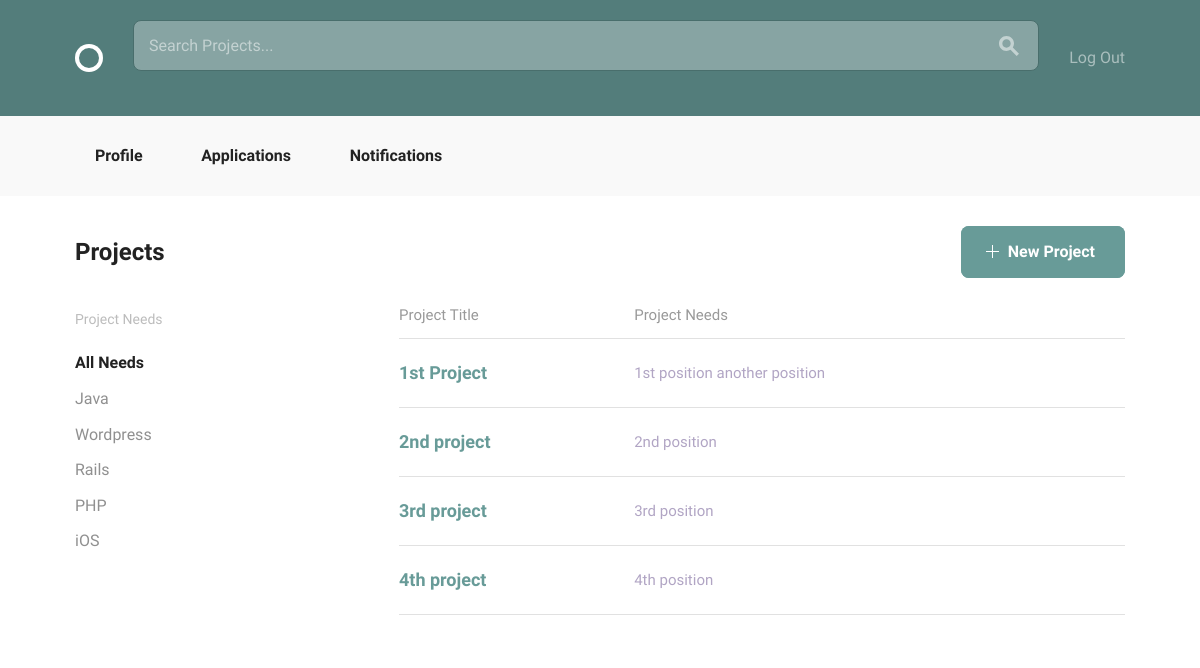
Screenshot of / (signed in) with the database file from the repository.
### projects/models.py (models this page shows, shortened)
class Position(models.Model):
    ANDROID = "Android"
    DESIGN = "Design"
    JAVA = "Java"
    PHP = "PHP"
    PYTHON = "Python"
    RAILS = "Rails"
    WORDPRESS = "Wordpress"
    iOS = "iOS"
    SKILLES_CHOICES = (
        (ANDROID, "Android Developer"),
        (DESIGN, "Designer"),
        (JAVA, "Java Developer"),
        (PHP, "PHP Developer"),
        (PYTHON, "Python Developer"),
        (RAILS, "Rails Developer"),
        (WORDPRESS, "Wordpress Developer"),
        (iOS, "iOS Developer")
    )
    project = models.ForeignKey(
        Project,
        null=True,
        related_name="positions",
        on_delete=models.CASCADE)
    title = models.CharField(max_length=100)
    description = models.TextField(max_length=500)
    skill = models.CharField(max_length=20, choices=SKILLES_CHOICES, default="")
    position_filled = models.BooleanField(default=False)
    applicants = models.ManyToManyField(
        settings.AUTH_USER_MODEL,
        through='Application')

class Project(models.Model):
    user = models.ForeignKey(settings.AUTH_USER_MODEL, null=True)
    title = models.CharField(max_length=100)
    description = models.TextField(max_length=500)
    estimated_time = models.IntegerField()
    requirements = models.CharField(max_length=100)

### social_team_builder/views.py (the view)
# urls.py: 2. Add a URL to urlpatterns:  url(r'^$', Home.as_view(), name='home')
class Home(ListView):
    model = Project
    template_name = "home.html"
    def get_queryset(self):
        term = self.request.GET.get('q', '')
        if term:
            return Project.objects.filter(
                Q(title__icontains=term) | Q(description__icontains=term)
            )
        else:
            return Project.objects.all()

### templates/home.html (shortened to what this page needs)
{% extends "layout.html" %}
{% load static from staticfiles %}
{% block body_content %}
  <div class="bounds circle--page">
      <div class="circle--page--header circle--fluid">
          <div class="circle--fluid--cell circle--fluid--primary">
              <h2>Projects</h2>
          </div>
          <div class="circle--fluid--cell circle--fluid--secondary">
              <a class="button button-primary icon-on-left" href="{% url 'projects:create' %}">
                  <svg version="1.1" xmlns="http://www.w3.org/2000/svg" xmlns:xlink="http://www.w3.org/1999/xlink" x="0px" y="0px" viewBox="0 0 13 13" style="enable-background:new 0 0 13 13;" xml:space="preserve" class="add">
                    <polygon points="7,6 7,0 6,0 6,6 0,6 0,7 6,7 6,13 7,13 7,7 13,7 13,6 "/>
                  </svg>
                  New Project
              </a>
          </div>
      </div>
      <div class="grid-25">
          <div class="circle--filter circle--secondary--module">
              <h4>Project Needs</h4>
                  <ul class="circle--filter--list">
                      <li><a class="selected">All Needs</a></li>
                      {% for project in project_list %}
                          {% for position in project.positions.all %}
                              {% if position.position_filled != True %}
                                  <li><a href={% url 'projects:project_detail' pk=project.pk %}>{{ position.skill }}</a></li>
                              {% endif %}
                          {% endfor %}
                      {% endfor %}
                  </ul>
          </div>
      </div>
      <div class="grid-70 grid-push-5">
          <table class="u-full-width circle--table">
              <thead>
                  <tr>
                      <th>Project Title</th>
                      <th class="circle--cell--right">Project Needs</th>
                  </tr>
              </thead>
              <tbody>
                  {% for project in project_list %}
                      <tr class="clickable-row" data-href="{% url "projects:project_detail" pk=project.pk %}">
                          <td>
                              <h3>{{ project.title }}</h3></a>
                          </td>
                          <td class="circle--cell--right">
                              {% for position in project.positions.all %}
                                  {% if position.position_filled != True %}
                                      <span class="secondary-label">{{ position.title }}</span>
                                  {% endif %}
                              {% endfor %}
                          </td>
                      </tr>
                  {% endfor %}
              </tbody>
          </table>
      </div>
  </div>
{% endblock %}

### rows the page displays
Project: title "1st Project"
Position: skill "Java", title "1st position"
Position: skill "Wordpress", title "another position"
Project: title "2nd project"
Position: skill "Rails", title "2nd position"
Project: title "3rd project"
Position: skill "PHP", title "3rd position"
Project: title "4th project"
Position: skill "iOS", title "4th position"
